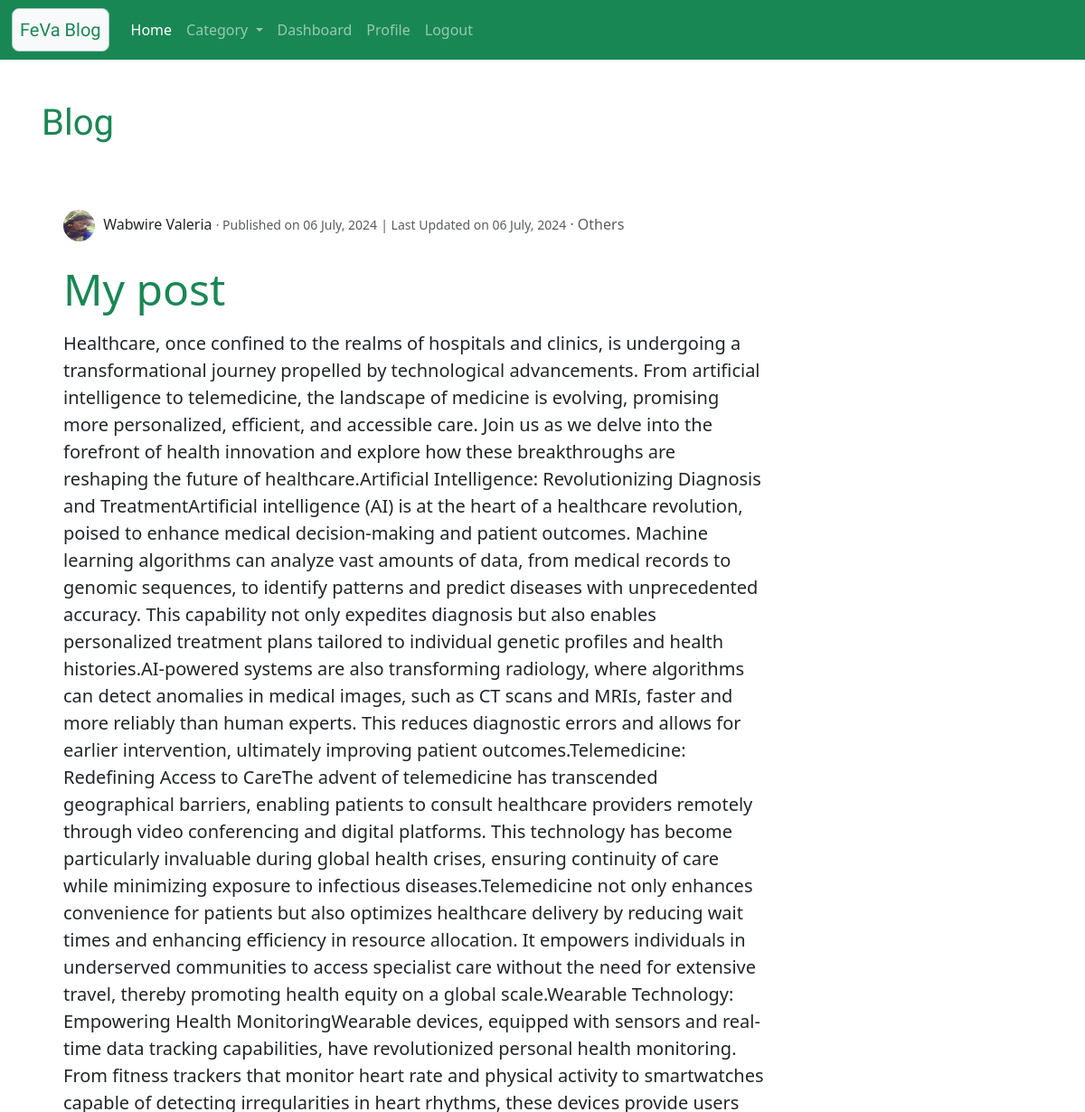
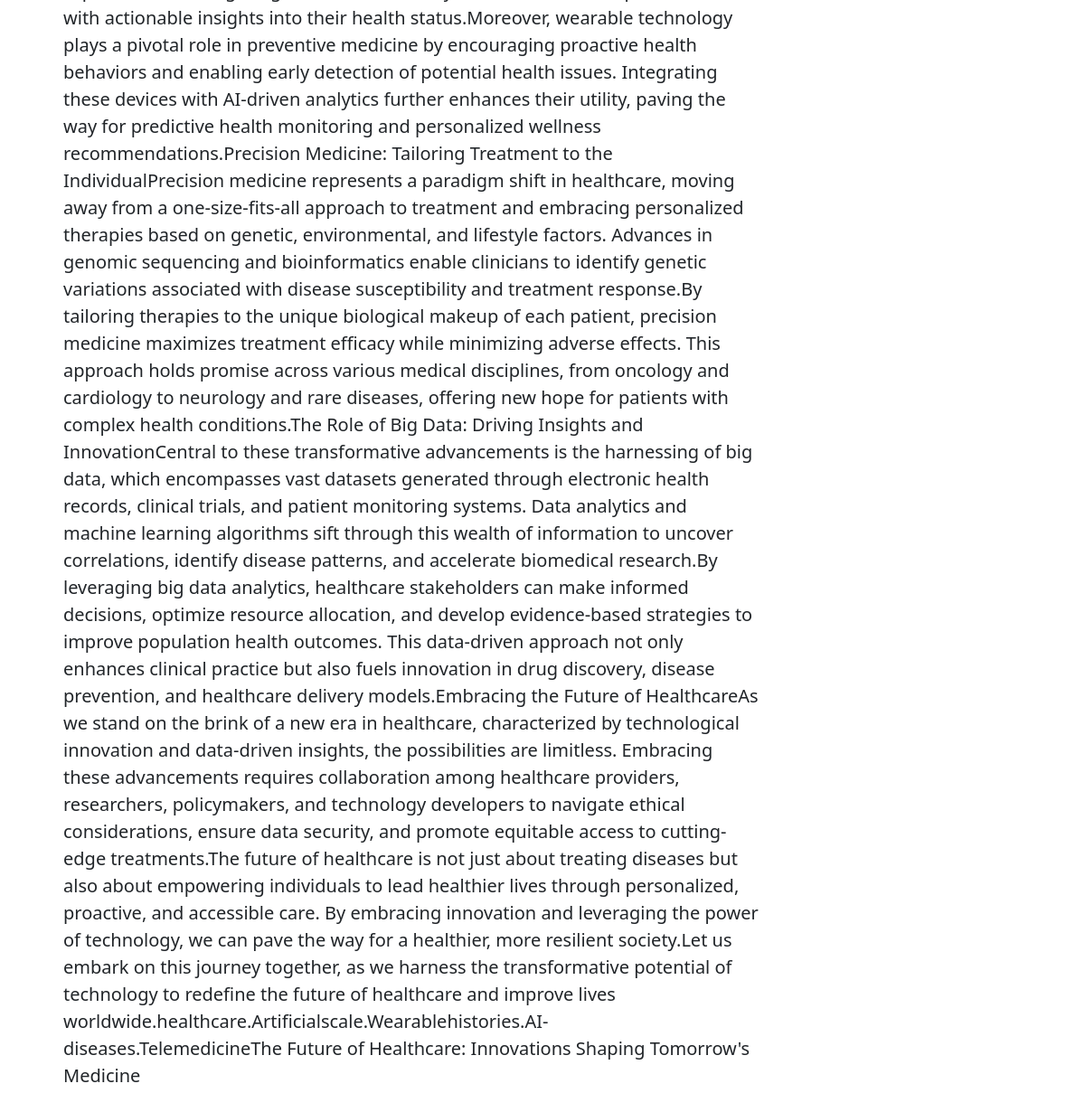
The app's page /blog/7 (signed in) with its own data (2 pictures, top to bottom).
### blog/models.py (models this page shows)
class Blog(models.Model):
    user = models.ForeignKey(User,on_delete=models.CASCADE)
    category = models.CharField(max_length=100, choices=category)
    title = models.CharField(max_length=150)
    description = models.TextField()
    create_at = models.DateTimeField(auto_now_add=True)
    update_at = models.DateTimeField(auto_now=True)

### user/models.py (models this page shows, shortened)
class Profile(models.Model):
    user = models.OneToOneField(User, on_delete=models.CASCADE)
    image = models.ImageField(default='default.jpg', upload_to='profile_pics')

### blog/views.py (the view)
# urls.py: path('blog/<int:id>', views.blog, name='blog'),
def blog(request, id):
    try:
        context = {
    'blog' : Blog.objects.get(pk=id),
    'all_blog' : Blog.objects.all(),
}
    except ObjectDoesNotExist:
            messages.warning(request, 'Blog Does Not Exist')
            return redirect('home')
    return render(request, 'blog/blog.html', context)

### template/blog/blog.html (shortened to what this page needs)
{% extends 'blog/base.html' %}
{% load static %}
{% block content %}
<div class="col-sm-9 p-3 my-5">
  <h1 class="text-success Rounded my-5">
    Blog
  </h1>
  <div class="jumbotron  px-4 py-4">
    <div class="">
      <img class="rounded-circle img-fluid article-img" src="{{ blog.user.profile.image.url }}">
      <a class="mr-2 disabled-link text-dark " href="{% url 'profile' blog.user.id %}">{{ blog.user.first_name }} {{ blog.user.last_name }}</a>
      <small class="text-muted"> &centerdot;  Published on {{ blog.create_at|date:"d F, Y" }}</small>
      <small class="text-muted"> &#124; Last Updated on {{ blog.update_at|date:"d F, Y" }}</small>
      <a class="text-muted disabled-link" href="{% url 'category' blog.category %}"> &centerdot; {{ blog.category }}</a>
    </div> <br>
    <p class="display-5 text-success">{{ blog.title }}</p>
    <p class="p-sa">{{blog.description}}</p>
  </div><br>
</div>
{% endblock content %}

### static/blog/css/style.css (style rules this page uses)
.disabled-link:link { color: rgb(0, 0, 0); background-color: transparent; text-decoration: none; }
.Rounded { font-family: 'Kalam', cursive; }
.article-img { height: 35px; width: 35px; margin-right: 5px; }
.p-sa { font-size: 20px; }

### records on screen
Blog: user.profile.image (picture), user.first_name "Wabwire", user.last_name "Valeria", create_at "06 July, 2024", update_at "06 July, 2024", category "Others", title "My post", description "Healthcare, once confined to the realms of hospitals and clinics, is undergoing a transformational journey propelled by technological advancements. From artificial intelligence to telemedicine, the landscape of medicine is evolving, promising more personalized, efficient, and accessible care. Join us as we delve into the forefront of health innovation and explore how these breakthroughs are reshaping the future of healthcare.Artificial Intelligence: Revolutionizing Diagnosis and TreatmentArtificial intelligence (AI) is at the heart of a healthcare revolution, poised to enhance medical decision-making and patient outcomes. Machine learning algorithms can analyze vast amounts of data, from…"
